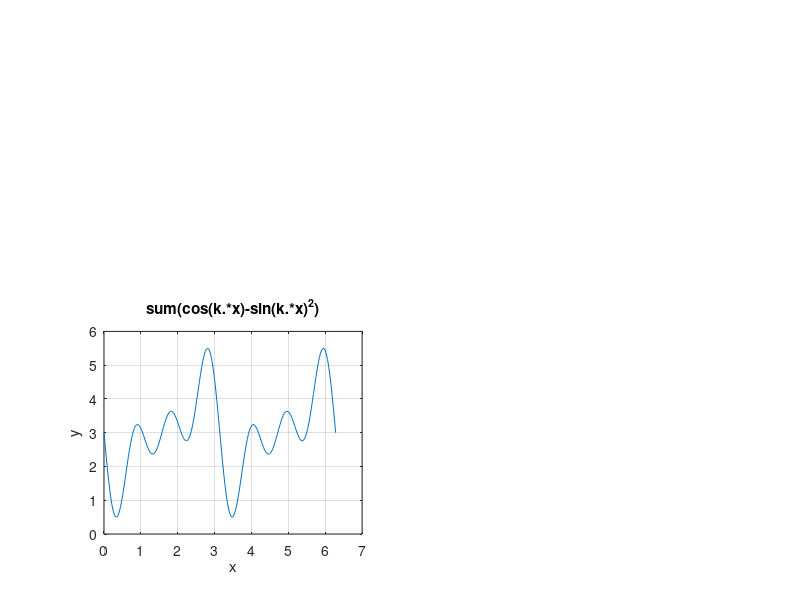

Source code (MATLAB): (Note: this script raises an error after producing the figure.)
f=@(x,i)(cos(i.*x)-sin(i.*x)).^2;
m=3;
subplot(2,2,3);
a=0;
b=2*pi;
t=['sum(cos(k.*x)-sin(k.*x)^2)'];
x=linspace(a,b,200);
z=0;
for i=1:m
    z=z+f(x,i);
end
plot(x,z);
s=@(x) z(round(x/(b-a)*200));
grid on;
xlabel('x'); ylabel('y'); title(t);
xr=ginput(2);
[x_m,y_m]=fminbnd(s,xr(1,1),xr(2,1));
hold on;
plot(x_m,y_m,'r*',xr(1,1),xr(1,2),'g*',xr(2,1),xr(2,2),'g*');
